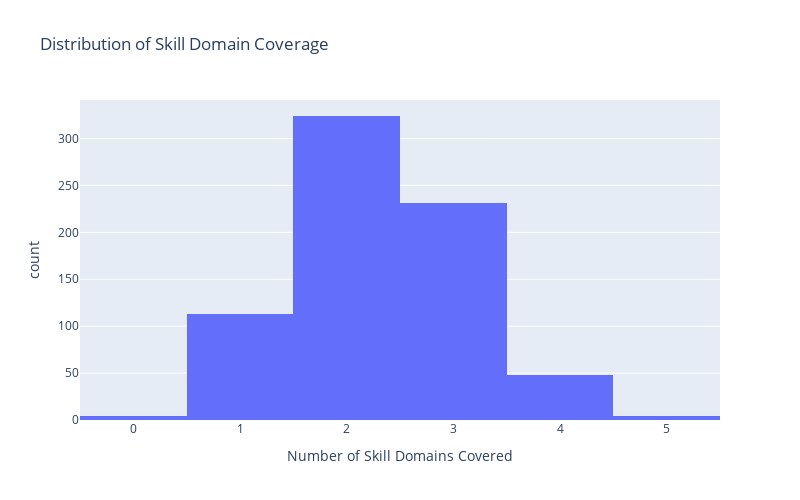

The cell this chart's notebook holds for it:
### Markdown cell above
## Visualization of the distribution of skill domains count

### Code cell
# Visualize the distribution of skill domains count
fig = px.histogram(
    full_df, 
    x='skill_domains_count',
    title='Distribution of Skill Domain Coverage',
    labels={'skill_domains_count': 'Number of Skill Domains Covered'},
    color_discrete_sequence=['#636EFA']
)
fig.update_layout(
    height=500,
    width=800
)
fig.show()

### Figure 1 — Plotly figure (JSON) as saved in the notebook; plotly's stock layout.template omitted (floating-point values rounded to 4 significant figures; data arrays with more than 128 entries replaced by an {"elided": "..."} marker saying what was removed)
{"data": [{"bingroup": "x", "hovertemplate": "Number of Skill Domains Covered=%{x}<br>count=%{y}<extra></extra>", "legendgroup": "", "marker": {"color": "#636EFA", "pattern": {"shape": ""}}, "name": "", "orientation": "v", "showlegend": false, "type": "histogram", "x": {"elided": "724 int values"}, "xaxis": "x", "yaxis": "y"}], "layout": {"barmode": "relative", "height": 500, "legend": {"tracegroupgap": 0}, "title": {"text": "Distribution of Skill Domain Coverage"}, "width": 800, "xaxis": {"anchor": "y", "domain": [0, 1], "title": {"text": "Number of Skill Domains Covered"}}, "yaxis": {"anchor": "x", "domain": [0, 1], "title": {"text": "count"}}}}
